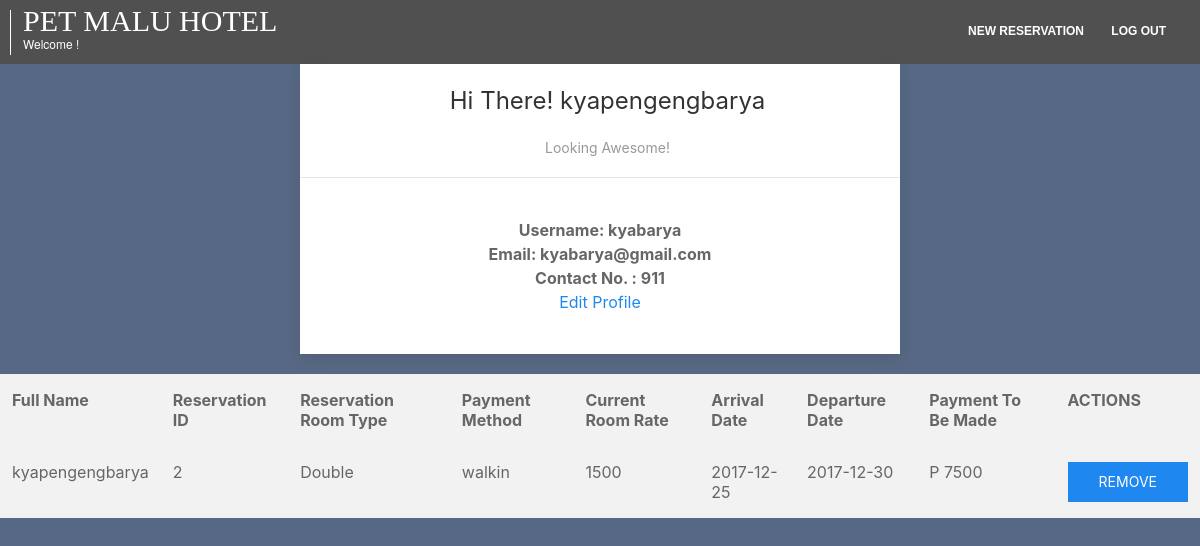
The page /userprofile.php (signed in) on the database its author committed.
### tables this page shows
CREATE TABLE `users` (
  `u_id` int(11) NOT NULL AUTO_INCREMENT,
  `u_fullname` varchar(60) DEFAULT NULL,
  `u_name` varchar(80) DEFAULT NULL,
  `u_pass` varchar(80) DEFAULT NULL,
  `u_addr` varchar(80) DEFAULT NULL,
  `u_email` varchar(80) DEFAULT NULL,
  `u_tel` varchar(15) DEFAULT NULL,
  PRIMARY KEY (`u_id`)
);

CREATE TABLE `reservation` (
  `r_id` int(11) NOT NULL AUTO_INCREMENT,
  `u_id` int(11) DEFAULT NULL,
  `r_rtype` varchar(30) DEFAULT NULL,
  `r_rnum` varchar(30) DEFAULT NULL,
  `r_nopersons` int(11) DEFAULT NULL,
  `r_arrivdate` date DEFAULT NULL,
  `r_deptdate` date DEFAULT NULL,
  `r_pmethod` varchar(80) DEFAULT NULL,
  `r_payment` int(11) DEFAULT NULL,
  PRIMARY KEY (`r_id`),
  KEY `u_id` (`u_id`),
  KEY `r_rtype` (`r_rtype`),
  CONSTRAINT `reservation_ibfk_1` FOREIGN KEY (`u_id`) REFERENCES `users` (`u_id`),
  CONSTRAINT `reservation_ibfk_2` FOREIGN KEY (`r_rtype`) REFERENCES `rooms` (`r_rtype`)
);

CREATE TABLE `rooms` (
  `r_rtype` varchar(30) NOT NULL,
  `r_rate` int(11) DEFAULT NULL,
  PRIMARY KEY (`r_rtype`)
);

### userprofile.php (the view, shortened to what this page needs)
<?php
    function connect_to_database($host_name,$user_name,$pass,$db_name,$open_db){
        $conn = mysqli_connect($host_name,$user_name,$pass,$db_name);
        if($open_db==true){
            if(mysqli_errno($conn)){
                die("Could not connnect to database. <br/>");
            }else{
                return $conn;
            }
        }else{
            echo "Database Closed <br/>";
            mysqli_close($conn);
        }
    }
    function return_values2($select,$from,$where){
        $conn=connect_to_database('localhost','root','','pet_malu_hotel_reservation',true);
        $query2="select ".$select." from ".$from."".$where;
        $result2 = mysqli_query($conn,$query2);
        if(!$result2){
            die("Query Failed");
        }else {
            $cLine2 = array();
            while($row2 = mysqli_fetch_assoc($result2)){
                       $cLine2 [] = array($row2['u_fullname'],$row2['r_id'],$row2['r_rtype'],$row2['r_pmethod'],$row2['r_rate'],$row2['r_arrivdate'],$row2['r_deptdate'],$row2['r_payment']);
            }
            return $cLine2;
        }
    }
        function return_values($select,$from,$where){
        $conn=connect_to_database('localhost','root','','pet_malu_hotel_reservation',true);
        $query="select ".$select." from ".$from." where ".$where;
        $result = mysqli_query($conn,$query);
        if(!$result){
            die("Query Failed");
        }else {
            $cLine = array();
            while($row = mysqli_fetch_assoc($result)){
              $cLine [] = array($row['u_id'],$row['u_fullname'],$row['u_name'],$row['u_email'],$row['u_tel']);
        }
           return $cLine;
    }
    }
?>
<html>
    <head>
        <link rel="stylesheet" type="text/css" href="./styles/styles.css">
        <link rel="stylesheet" href="./styles/uikit.min.css">
    </head>
    <body>
            <div id="banner" class="site-header col-12">
        <h3>PET MALU HOTEL<br/>
            <span>Welcome !</span>
        </h3>
        <nav class="main-nav">
            <ul>
                <li><a class="border" href="reservation.php?location=&type=Single">NEW RESERVATION</a></li>
                <li><a class="border" href="logout.php">LOG OUT</a></li>
            </ul>
        </nav>
    </div>
        <center>
         <?php
        $cline = return_values("u_id,u_fullname,u_name,u_email,u_tel","users","u_id = ".$_SESSION["userid"]);
        for($i = 0; $i<sizeof($cline);$i++){
        echo '<div class="uk-card uk-card-default uk-width-1-2@m">
        <div class="uk-card-header">
            <div class="uk-grid-small uk-flex-middle" uk-grid>
                <div class="uk-width-auto">';
         echo '</div>
                <div class="uk-width-expand">
                    <h3>Hi There! '.$cline[$i][1].'</h3>
                    <p class="uk-text-meta uk-margin-remove-top">Looking Awesome!</p>
                </div>
            </div>
        </div>';
         echo '<div class="uk-card-body">';
         echo '<b>Username: '.$cline[$i][2]. '</b><br>';
         echo '<b>Email: '.$cline[$i][3].'</b><br>';
         echo '<b>Contact No. : '.$cline[$i][4]. '</b><br>';
         echo '<a href = "editprofile.php?sid='.$_SESSION["userid"].'" >Edit Profile</a><br>';
         echo '</div></div>';
         }
         ?>
         </center>
        <table class="uk-table">
                <thead>
             <tr>
                 <td>
                     <b> Full Name</b>
                 </td><td>
                     <b> Reservation ID</b>
                 </td><td>
                     <b> Reservation Room Type</b>
                 </td><td>
                     <b>Payment Method</b>
                 </td><td>
                     <b> Current Room Rate</b>
                 </td><td>
                     <b>Arrival Date</b>
                 </td><td>
                     <b>Departure Date</b>
                 </td><td>
                     <b>Payment To Be Made</b>
                 </td><td>
                     <b>ACTIONS</b>
                 </td>
             </tr>
         </thead>
         <tbody>
             <?php
             $cline2 = return_values2("users.u_fullname,reservation.r_id,reservation.r_rtype,reservation.r_pmethod,rooms.r_rate,reservation.r_arrivdate,reservation.r_deptdate,reservation.r_payment", "reservation LEFT JOIN rooms ON rooms.r_rtype = reservation.r_rtype LEFT JOIN users ON reservation.u_id = users.u_id ","WHERE reservation.u_id = '".$_SESSION["userid"]."'",1);
             for($i = 0; $i<sizeof($cline2);$i++){
                  echo '
              <tr>
                 <td>
                    '.$cline2[$i][0].'
                 </td><td>
                    '.$cline2[$i][1].'
                 </td><td>
                     '.$cline2[$i][2].'
                 </td><td>
                     '.$cline2[$i][3].'
                 </td><td>
                     '.$cline2[$i][4].'
                 </td><td>
                     '.$cline2[$i][5].'
                 </td><td>
                      '.$cline2[$i][6].'
                 </td><td>
                      P '.$cline2[$i][7].'
                 </td><td>
                     <a class="uk-button uk-button-primary" href="userprofile.php?qq='.$cline2[$i][1].'&x='.$cline2[$i][2].'">REMOVE</a>
                 </td>
             </tr>
                  ';
              }
             ?>
            </tbody>
    </body>
</html>

### styles/styles.css (style rules this page uses)
* { box-sizing:border-box; }
html,body { height: 100%; }
.site-header h3 span { margin: 0; padding: 0; font-size: 12px; font-family:"HelveticaNeue-Light", "Helvetica Neue Light", "Helvetica Neue", Helvetica, Arial, "Lucida Grande", sans-serif; float:left; }
.main-nav ul { list-style: none; font-family: Century gothic,sans-serif;; font-weight: bold; font-size: 12px; margin: 0; float: right; }
.main-nav ul li { margin: 1em; display: inline; }
.main-nav ul li a { color: white; text-decoration: none; }
.border { position:relative; }
.col-12 { width: 100%; }
.site-header { background-color: #505050; height: 4em; padding: 22px; }
.site-header h3 { font-family: Butterfly; float: left; font-size: 30px; color: white; margin: -12px; padding-left: 12px; border-left: solid white; line-height: .75em; border-width: 1px; }

### userprofile.php (style rules this page uses)
body { background-color: #576884; }
tr { background-color: #f2f2f2; }

### rows shown on the page
users: u_fullname "kyapengengbarya", u_name "kyabarya", u_email "kyabarya@gmail.com", u_tel "911"
reservation: u.u_fullname "kyapengengbarya", r_id "2", r_rtype "Double", r_pmethod "walkin", r_rtype.r_rate "1500", r_arrivdate "2017-12-25", r_deptdate "2017-12-30", r_payment "7500"
